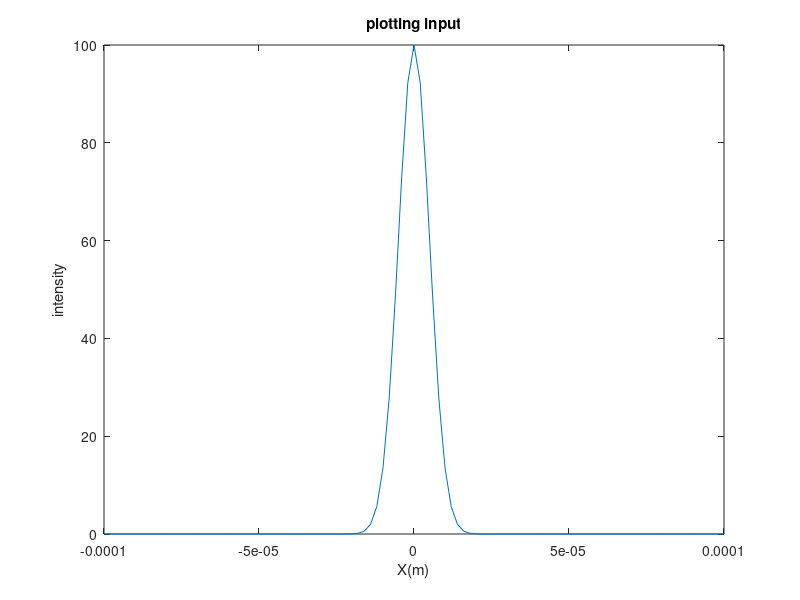
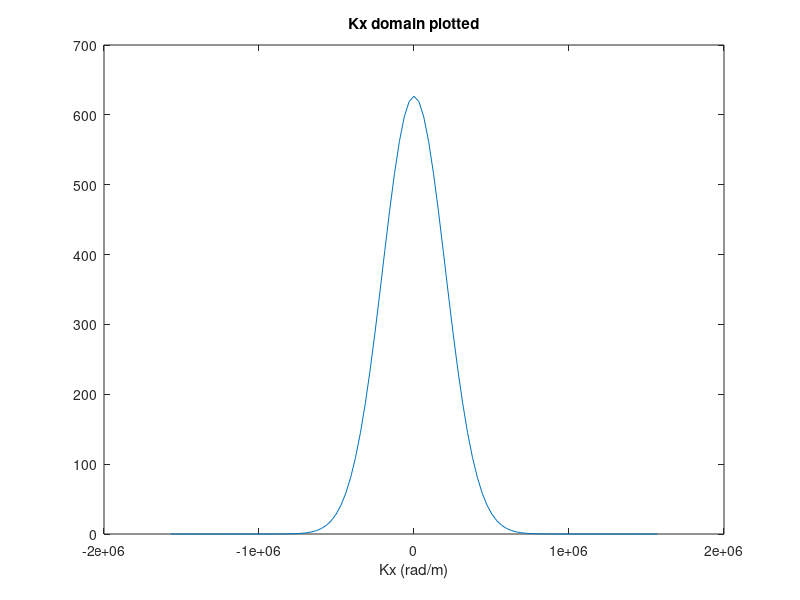
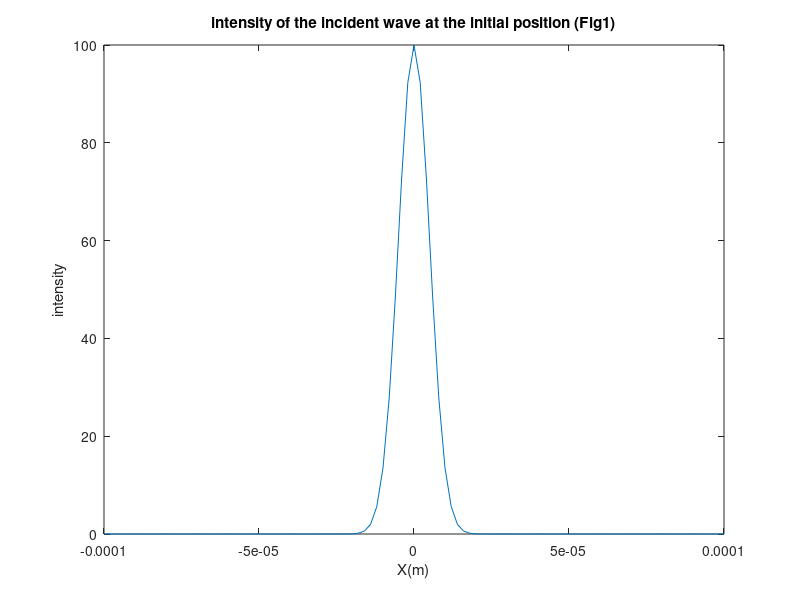
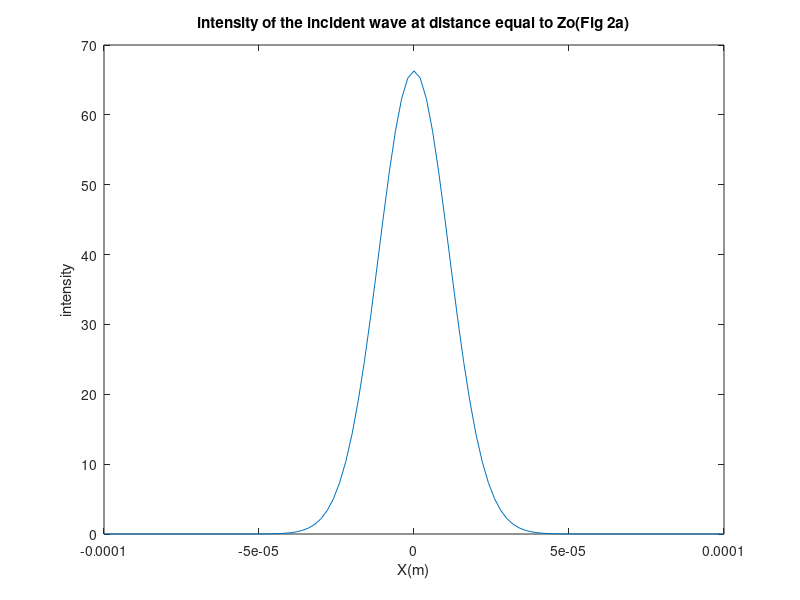

Write MATLAB code to recreate these figures, in order.
%clc;
lambda_o=2.6*10^-6;
wo=10^(-5);
zo_free=(pi*(wo)^2)/lambda_o; %1.2*(10^(-4))
ko = 2*pi/lambda_o;
epsr=2.25;
A=10;
%       %       %       %
dx=2*10^(-6);                           % since pi/k = 1.3*10^(-6) therfore we chose  {dx=2*10^(-6); > pi/k }
x=-50*dx:dx:50*dx;
u = A*exp(-(x.^2)/wo^2);                  %input function
U = u.^2;                                 %Squaring the field equation to give the intensity
plot(x,U);                                % plotting input X vs intensity
xlabel('X(m)'); ylabel('intensity');                       
title ('plotting input');

dkx=pi/(50*dx);                        
kx=-(pi/dx):dkx:(pi/dx);                  %Kx domain
kz1=sqrt((ko^2)-(kx.^2));

x_fft=fft(U);                         
x_fft_shift = fftshift(x_fft);            %fourier transform

figure;                               
plot(kx,abs(x_fft_shift));                %Kx domain plotted rad/m
xlabel('Kx (rad/m)')
title ('Kx domain plotted');

result1 = x_fft_shift .* exp(-i*kz1*0);   % Kx * T.F.
figure_1 =(ifft(ifftshift(result1)))      % 
figure;
plot(x,abs(figure_1));                    %intensity of the incident wave at initial position (Fig1)
xlabel('X(m)'); ylabel('intensity'); 
title('intensity of the incident wave at the initial position (Fig1)')

result2 = x_fft_shift .* exp(-i*kz1*zo_free);
figure_2a =(ifft(ifftshift(result2)));
figure;
plot(x,abs(figure_2a));                   %intensity of the incident wave at Zo (Fig 2a)
xlabel('X(m)'); ylabel('intensity'); 
title('intensity of the incident wave at distance equal to Zo(Fig 2a)')

result3 = x_fft_shift .* exp(-i*kz1*2*zo_free);   %Ei at interface
figure_2b =(ifft(ifftshift(result3)));
figure;
plot(x,abs(figure_2b));                    %intensity of the incident wave at 2 Zo(Fig 2b)
xlabel('X(m)'); ylabel('intensity'); 
title('intensity of the incident wave at distance equal to 2 Zo(Fig 2b)')



%---------->   Reflected & Transmitted parallel polarization          <---------
             
%----------> Variables initialization
lambda_glass = lambda_o/sqrt(epsr);
k2  = 2*pi/lambda_glass;
kz2 = sqrt((k2^2)-(kx.^2))
n1  = 377;
n2  = n1/sqrt(epsr);
theta_i   = atan(kx/kz1);
theta_t   = asin(sqrt(1/epsr)*sin(theta_i));
gamma_ref = (n2*cos(theta_t)-n1*cos(theta_i))/(n2*cos(theta_t)+n1*cos(theta_i));
tau_ref   = 1 + gamma_ref;
zo_glass  = (pi*(wo)^2)/lambda_glass;

%----------> Reflection   <-------%
Er=gamma_ref*result3;                    % Er = gamma * Ei
result4=Er .* exp(-i*kz1*zo_free);
figure_3=(ifft(ifftshift(result4)));
figure;
plot(x,abs(figure_3));                   %intensity of the Reflected wave at Zo (Fig3)
xlabel('X(m)'); ylabel('intensity'); 
title('intensity of the reflected wave at distance equal to Zo (Fig3)')



%----------> Transmission <-------%

Et=tau_ref*result3;
result5=Et.*exp(-i*kz2*zo_glass);
figure_4=(ifft(ifftshift(result5)));     
figure;
plot(x,abs(figure_4));                   %intensity of the transmitted wave at Zo(Fig4)
xlabel('X(m)'); ylabel('intensity'); 
title('intensity of the transmitted wave at distance equal to Zo (Fig4)')


result6=Et.*exp(-i*kz2*2*zo_glass);
figure_5=(ifft(ifftshift(result6)));
figure;
plot(x,abs(figure_5));                    %intensity of the transmitted wave at Zo(Fig5)
xlabel('X(m)'); ylabel('intensity');
title('intensity of the transmitted wave at distance equal to 2 Zo (Fig5)')

%||||||||||||||||||||||||||||||||||||||||||||||||||||||||||||||||||||||||||||||||||||||||||||||||||||||||||||||||
%_______________________________________________________________________________________________________________________
%||||||||||||||||||||||||||||||||||||||||||||||||||||||||||||||||||||||||||||||||||||||||||||||||||||||||||||||||


%% EXRTAS for more visualisation of wave behaviour 

%% to observe the behaviour of incident wave
figure;
plot(x,abs(figure_1),"g" ,x,abs(figure_2a),"b", x,abs(figure_2b), "r" );
xlabel('X(m)'); ylabel('intensity'); 
title('intensity of the incident wave at differnt distances initial, Zo, 2 Zo ');
legend ("incident wave at initial pos.",
"incident wave at dist. Zo", 
"incident wave at dist. 2Zo");

%%%%%%%%%%%%%%%%%%%%%%%%
%% INCIDENT VS REFLECTED
figure;
plot(x,abs(figure_1),"g" ,x,abs(figure_2a),"b", x,abs(figure_2b), "r" ,x,abs(figure_3) , "--k" );
xlabel('X(m)'); ylabel('intensity');
title('intensity of the INCIDENT VS REFLECTED waves at distances initial, Zo , 2 Zo ')
legend ("incident wave at initial pos.",
"incident wave at dist. Zo","incident wave at dist. 2 Zo"
,"reflected wave at dist. Zo" );

%%%%%%%%%%%%%%%%%%%%%%%%
%% to observe the behaviour of transmitted wave
figure;
plot(x,abs(figure_4),"-.b" , x,abs(figure_5) , "-.r"); 
xlabel('X(m)'); ylabel('intensity');
title('intensity of the transmitted wave at distances Zo , 2 Zo ')
legend ("transmitted wave at dist. Zo", "transmitted wave at dist. 2 Zo");

%%%%%%%%%%%%%%%%%%%%%%%%
%% %% INCIDENT VS TRANSMITTED
figure;
plot(x,abs(figure_1),"g" ,x,abs(figure_2a),"b", x,abs(figure_2b), "r" ,
 x,abs(figure_4),"-.b" , x,abs(figure_5) , "-.r"); 
xlabel('X(m)'); ylabel('intensity');
title('intensity of the INCIDENT VS TRANSMITTED wave at distances Zo , 2 Zo ')
legend ("incident wave at initial pos.","incident wave at dist. Zo", 
"incident wave at dist. 2 Zo",
"transmitted wave at dist. Zo", "transmitted wave at dist. 2 Zo");
%%%%%%%%%%%%%%%%%%%%%%%%


%%%% <---------------> INCIDENT VS REFLECTED VS TRANSMITTED <--------------->
figure;
plot(x,abs(figure_1),"g" ,x,abs(figure_2a),"b", x,abs(figure_2b), "r" 
,x,abs(figure_3) ,"--k" 
,x,abs(figure_4),"-.b" , x,abs(figure_5) , "-.r"); 
xlabel('X(m)'); ylabel('intensity');
title('intensity of the INCIDENT VS REFLECTED VS TRANSMITTED  waves at different distances initial , Zo , 2 Zo ')
legend ("incident wave at initial pos.","incident wave at dist. Zo", 
"incident wave at dist. 2 Zo", "reflected wave at dist. Zo" ,
"transmitted wave at dist. Zo", "transmitted wave at dist. 2 Zo");

